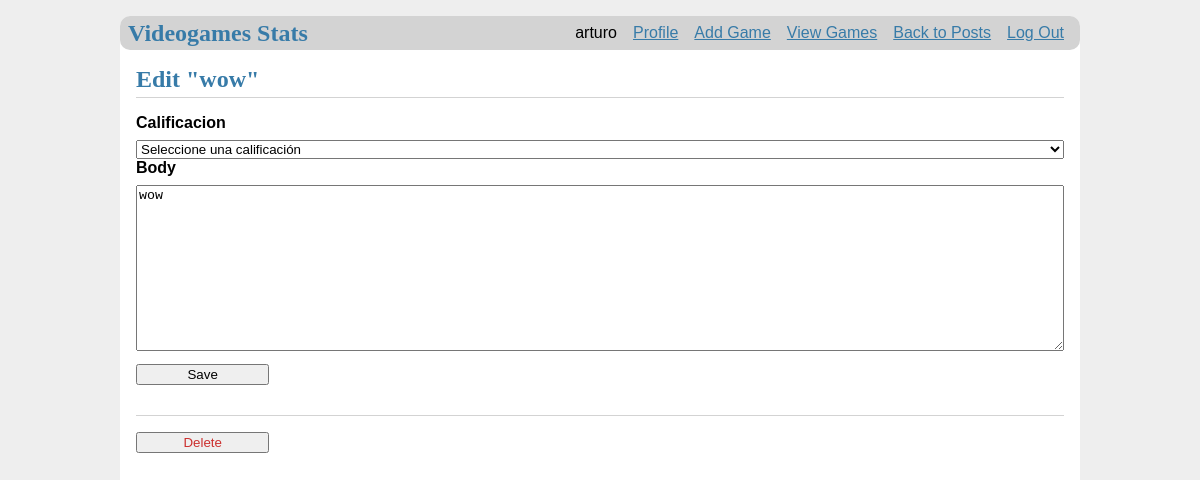
Page /2/update (signed in) on the committed database.
### tables this page shows
CREATE TABLE Usuarios (
    ID INTEGER PRIMARY KEY AUTOINCREMENT,
    Nombre_usuario VARCHAR(255) NOT NULL,
    Correo_electronico VARCHAR(255) NOT NULL,
    Contrasena VARCHAR(255) NOT NULL
);

CREATE TABLE Reseñas (
    ID INTEGER PRIMARY KEY AUTOINCREMENT,
    Usuario_ID INT,
    Videojuego_ID INT,
    Calificación INT,
    Comentario TEXT,
    FOREIGN KEY (Usuario_ID) REFERENCES Usuarios(ID),
    FOREIGN KEY (Videojuego_ID) REFERENCES Videojuegos(ID)
);

### flaskr/blog.py (the view, shortened to what this page needs)
@bp.route('/<int:id>/update', methods=('GET', 'POST'))
@login_required
def update(id):
    post = get_post(id)
    return render_template('blog/update.html', post=post)

### flaskr/auth.py (called while the page is built)
@bp.before_app_request
def load_logged_in_user():
    user_id = session.get('Usuarios_ID')
    if user_id is None:
        g.user = None
    else:
        g.user = get_db().execute(
            'SELECT * FROM Usuarios WHERE ID = ?', (user_id,)
        ).fetchone()

def login_required(view):
    @functools.wraps(view)
    def wrapped_view(**kwargs):
        if g.user is None:
            return redirect(url_for('auth.login'))
        return view(**kwargs)
    return wrapped_view

### flaskr/blog.py (called while the page is built)
def get_post(id, check_author=True):
    post = get_db().execute(
        'SELECT r.ID, Calificación, Comentario, Usuario_ID, Nombre_usuario'
        ' FROM Reseñas r JOIN Usuarios u ON r.Usuario_ID = u.ID'
        ' WHERE r.ID = ?',
        (id,)
    ).fetchone()
    if post is None:
        abort(404, f"Post id {id} doesn't exist.")
    if check_author and post['Usuario_ID'] != g.user['ID']:
        abort(403)
    return post

### flaskr/db.py (called while the page is built)
def get_db():
    if 'db' not in g:
        g.db = sqlite3.connect(
            current_app.config['DATABASE'],
            detect_types=sqlite3.PARSE_DECLTYPES
        )
        g.db.row_factory = sqlite3.Row
    return g.db

### flaskr/templates/blog/update.html (shortened to what this page needs)
{% extends 'base.html' %}
{% block header %}
  <h1>{% block title %}Edit "{{ post['Comentario'] }}"{% endblock %}</h1>
{% endblock %}
{% block content %}
  <form method="post">
    <label for="Calificacion">Calificacion</label>
    <select name="Calificación" id="Calificación" required>
      <option value="">Seleccione una calificación</option>
  </select>
    <label for="body">Body</label>
    <textarea name="body" id="body">{{ request.form['body'] or post['Comentario'] }}</textarea>
    <input type="submit" value="Save">
  </form>
  <hr>
  <form action="{{ url_for('blog.delete', id=post['ID']) }}" method="post">
    <input class="danger" type="submit" value="Delete" onclick="return confirm('Are you sure?');">
  </form>
{% endblock %}

### flaskr/templates/base.html (shortened to what this page needs)
<!doctype html>
<link rel="stylesheet" href="{{ url_for('static', filename='style.css') }}">
<nav>
    <h1>Videogames Stats</h1>
    <ul>
        {% if g.user %}
        <li><span>{{ g.user['Nombre_usuario'] }}</span></li>
        <li><a href="{{ url_for('blog.profile') }}">Profile</a></li>
        <li><a href="{{ url_for('blog.add_game') }}">Add Game</a></li>
        <li><a href="{{ url_for('blog.view_games') }}">View Games</a></li>
        <li><a href="{{ url_for('blog.index') }}">Back to Posts</a></li>
        <li><a href="{{ url_for('auth.logout') }}">Log Out</a></li>
        {% else %}
        <li><a href="{{ url_for('auth.register') }}">Register</a></li>
        <li><a href="{{ url_for('auth.login') }}">Log In</a></li>
        {% endif %}
    </ul>
</nav>
    <section class="content">
    <header>
        {% block header %}{% endblock %}
    </header>
    {% block content %}{% endblock %}
    </section>

### flaskr/static/style.css (style rules this page uses)
h1 { font-family: serif; color: #377ba8; margin: 1rem 0; }
a { color: #377ba8; }
hr { border: none; border-top: 1px solid lightgray; }
nav { background: lightgray; display: flex; align-items: center; padding: 0 0.5rem; border-radius: 10px; }
nav h1 { flex: auto; margin: 0; }
nav ul { display: flex; list-style: none; margin: 0; padding: 0; }
nav ul li a, nav ul li span, header .action { display: block; padding: 0.5rem; }
.content { padding: 0 1rem 1rem; }
.content > header { border-bottom: 1px solid lightgray; display: flex; align-items: flex-end; }
.content > header h1 { flex: auto; margin: 1rem 0 0.25rem 0; }
.content:last-child { margin-bottom: 0; }
.content form { margin: 1em 0; display: flex; flex-direction: column; }
.content label { font-weight: bold; margin-bottom: 0.5em; }
.content input, .content textarea { margin-bottom: 1em; }
.content textarea { min-height: 12em; resize: vertical; }
input.danger { color: #cc2f2e; }
input[type=submit] { align-self: start; min-width: 10em; }

### rows in the picture
Usuarios: user.Nombre_usuario "arturo"
Reseñas: Comentario "wow", body "wow"
